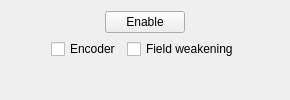
      <widget class="QWidget" name="">
       <layout class="QVBoxLayout" name="verticalLayout_3">
        <item>
         <layout class="QVBoxLayout" name="verticalLayout_7">
          <item>
           <layout class="QHBoxLayout" name="horizontalLayout_13">
            <item>
             <spacer name="horizontalSpacer">
              <property name="orientation">
               <enum>Qt::Horizontal</enum>
              </property>
              <property name="sizeHint" stdset="0">
               <size>
                <width>40</width>
                <height>20</height>
               </size>
              </property>
             </spacer>
            </item>
            <item>
             <widget class="QPushButton" name="pushButton_3">
              <property name="text">
               <string>Enable</string>
              </property>
             </widget>
            </item>
            <item>
             <spacer name="horizontalSpacer_2">
              <property name="orientation">
               <enum>Qt::Horizontal</enum>
              </property>
              <property name="sizeHint" stdset="0">
               <size>
                <width>40</width>
                <height>20</height>
               </size>
              </property>
             </spacer>
            </item>
           </layout>
          </item>
         </layout>
        </item>
        <item>
         <layout class="QHBoxLayout" name="horizontalLayout_14">
          <item>
           <spacer name="horizontalSpacer_3">
            <property name="orientation">
             <enum>Qt::Horizontal</enum>
            </property>
            <property name="sizeHint" stdset="0">
             <size>
              <width>40</width>
              <height>20</height>
             </size>
            </property>
           </spacer>
          </item>
          <item>
           <widget class="QCheckBox" name="checkBox_2">
            <property name="text">
             <string>Encoder</string>
            </property>
           </widget>
          </item>
          <item>
           <widget class="QCheckBox" name="checkBox">
            <property name="text">
             <string>Field weakening</string>
            </property>
           </widget>
          </item>
          <item>
           <spacer name="horizontalSpacer_4">
            <property name="orientation">
             <enum>Qt::Horizontal</enum>
            </property>
            <property name="sizeHint" stdset="0">
             <size>
              <width>40</width>
              <height>20</height>
             </size>
            </property>
           </spacer>
          </item>
         </layout>
        </item>
        <item>
         <layout class="QHBoxLayout" name="horizontalLayout_15"/>
        </item>
        <item>
         <spacer name="verticalSpacer">
          <property name="orientation">
           <enum>Qt::Vertical</enum>
          </property>
          <property name="sizeHint" stdset="0">
           <size>
            <width>20</width>
            <height>0</height>
           </size>
          </property>
         </spacer>
        </item>
       </layout>
      </widget>
